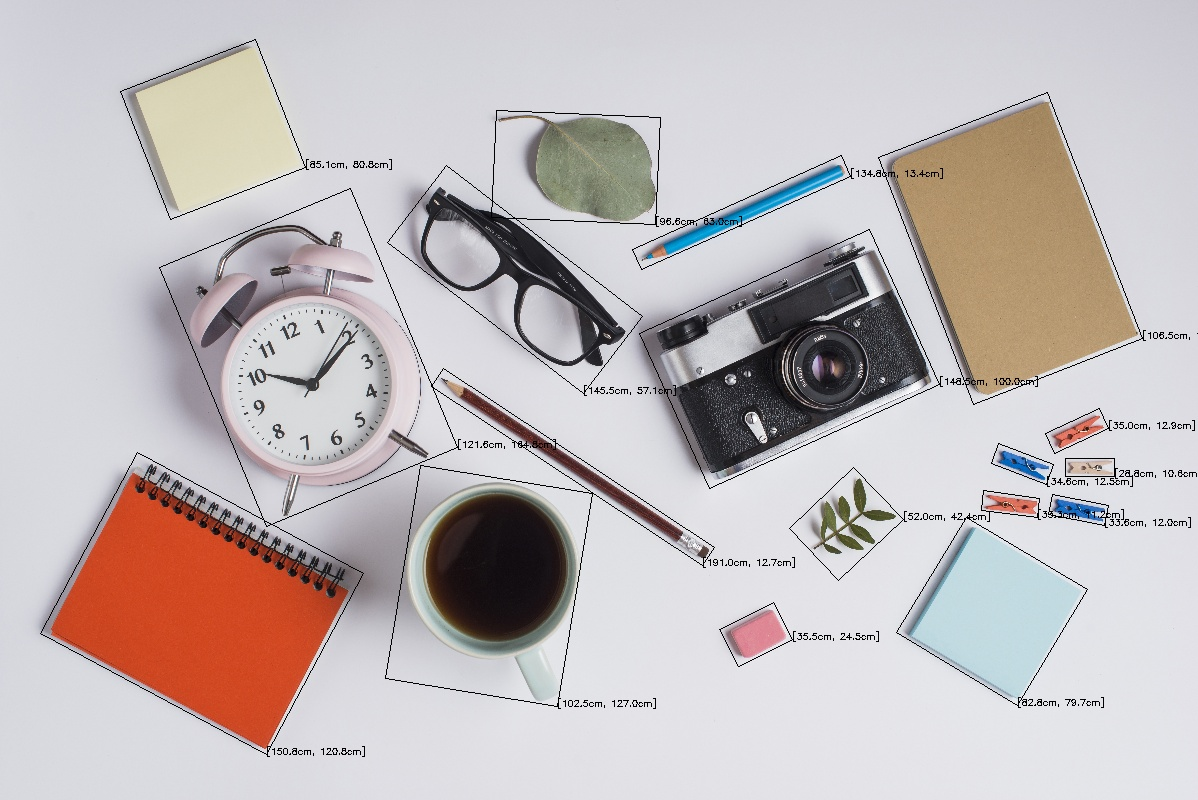
#> input picture Detecting and measuring objects/solution.jpg, 1198 x 800 px, given in place of cenital.jpg, which was not available
$ jupyter execute detecting_and_measuring_objects.ipynb   (shell and % lines are left out)
#> lines starting #> are read from the running program, lines starting #| are printed output that depends on the picture; after the words box and inside, x2 and y2 are one past the last pixel; in counts of white or black regions, pixels touching at a corner belong together; pictures that were not available may be replaced by others from this repository, and a replacement may not be noted
[cell 1]
# Reset all variables without asking for confirmation

# Importing Libraries

# Importing the 'euclidean' function from the 'scipy.spatial.distance' module
from scipy.spatial.distance import euclidean

# Importing 'perspective' and 'contours' modules from 'imutils'
from imutils import perspective
from imutils import contours

# Importing 'numpy' library and aliasing it as 'np'
import numpy as np

# Importing 'imutils' library
import imutils

# Importing 'cv2' (OpenCV) library for computer vision tasks
import cv2

# Define the path to the input image
img_path = "images/cenital.jpg"

[cell 2]
# Read the image from the specified path
image = cv2.imread(img_path)
#> image is the input picture: shape (800, 1198, 3); mean B, G, R 187.5, 187, 194.6

# Get the width, height, and number of color channels in the image
height, width, _ = image.shape
#> height = 800; width = 1198

# Calculate the aspect ratio of the image
aspect_ratio = width / height
#> aspect_ratio = 1.5

# Define the desired height for resizing
desired_height = 800

# Calculate the corresponding width to maintain the original aspect ratio
desired_width = int(desired_height * aspect_ratio)
#> desired_width = 1198

# Resize the image to the desired dimensions
image = cv2.resize(image, (desired_width, desired_height))

# Convert the image from the BGR color space to the HSV color space
hsv_image = cv2.cvtColor(image, cv2.COLOR_BGR2HSV)
#> hsv_image: shape (800, 1198, 3); mean H, S, V 106.8, 29.3, 200

# Modify the saturation channel to adjust the saturation
saturation_factor = 3  # Adjust this factor to control saturation (e.g., 2.0 for doubling saturation)
hsv_image[:, :, 1] = np.clip(hsv_image[:, :, 1] * saturation_factor, 0, 255).astype(np.uint8)
#> hsv_image: shape (800, 1198, 3); mean H, S, V 106.8, 42.3, 200

# Convert the modified image back to the BGR color space (if needed)
result_image = cv2.cvtColor(hsv_image, cv2.COLOR_HSV2BGR)

# Display the resulting image with adjusted saturation
cv2.imshow('Image with Adjusted Saturation', result_image)
cv2.waitKey(0)
cv2.destroyAllWindows()

[cell 3]
# Apply the Canny edge detection algorithm to the result_image
edged = cv2.Canny(result_image, 120, 250)
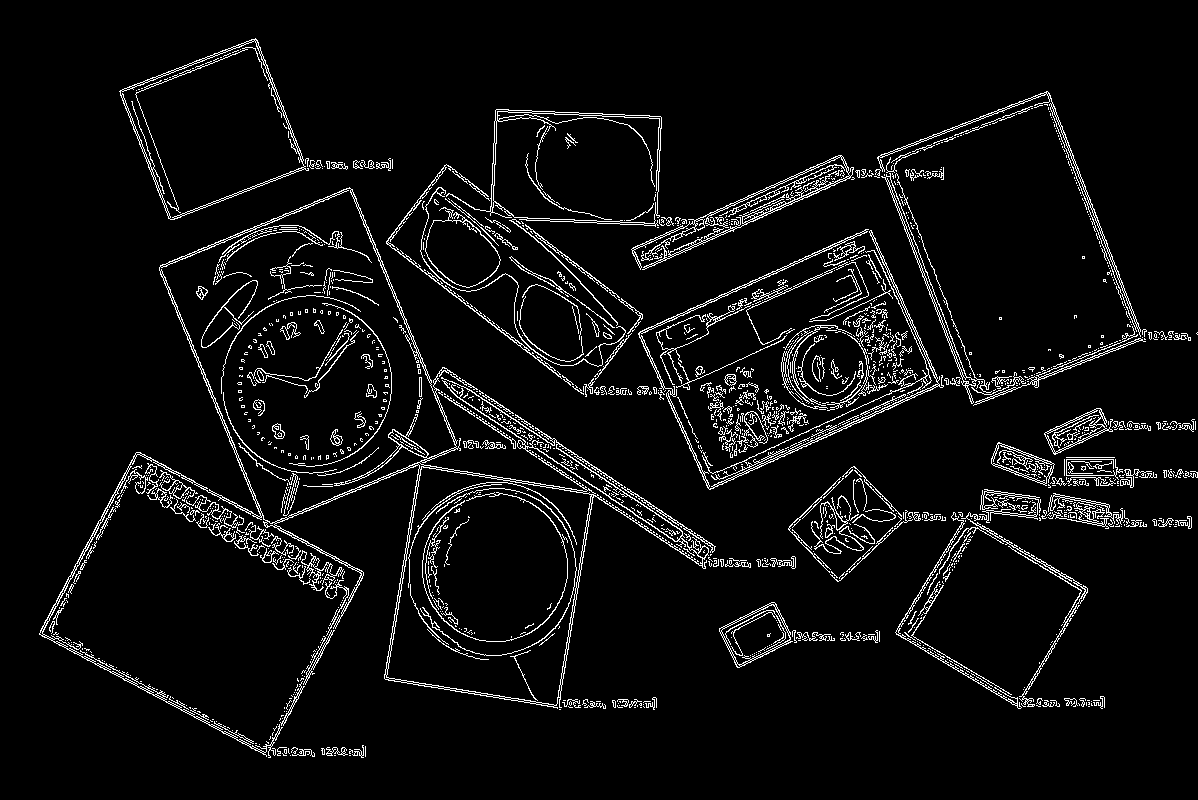
#> edged: shape (800, 1198); 5.4% white in thin lines or dots, all inside (x1, y1, x2, y2) = (39, 38, 1198, 758)

# Dilate the edges to connect nearby edge points for better contour detection
edged = cv2.dilate(edged, None, iterations=4)
#> edged: shape (800, 1198); 27.8% white; 8 white regions, largest, box (x1, y1, x2, y2) and area: (35, 87, 1198, 762) 211598, (784, 404, 1198, 713) 37275, (115, 34, 397, 224) 11308

# Erode the edges to remove noise and make the contours smoother
edged = cv2.erode(edged, None, iterations=2)
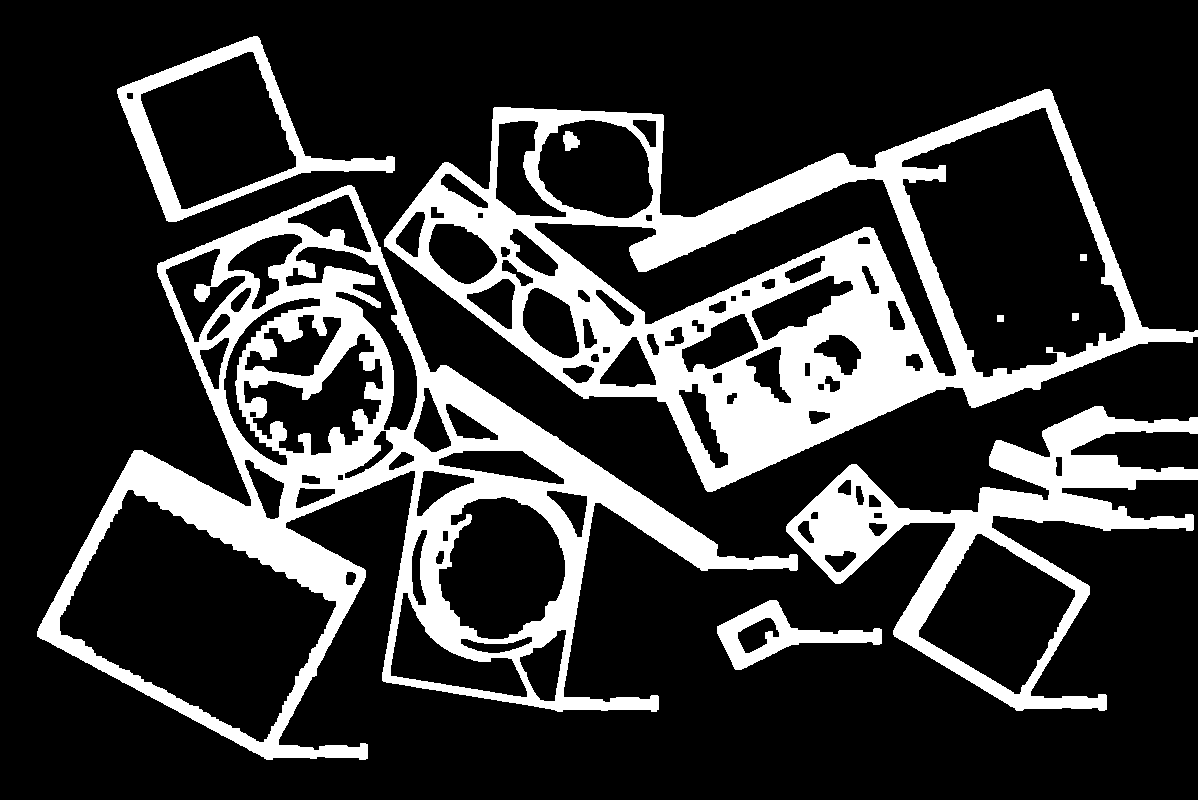
#> edged: shape (800, 1198); 21.5% white; 9 white regions

# Display the original image with adjusted saturation
cv2.imshow('Image with Adjusted Saturation', result_image)
cv2.waitKey(0)

# Display the image with detected edges
cv2.imshow('Image with Edges', edged)
cv2.waitKey(0)

# Close all OpenCV windows
cv2.destroyAllWindows()

[cell 4]
# Find contours in the grayscale image using the Canny edge-detected image
contours, _ = cv2.findContours(edged, cv2.RETR_EXTERNAL, cv2.CHAIN_APPROX_SIMPLE)
#> contours = 5 contours; box (x1, y1, x2, y2) and area: (384, 89, 1198, 492) 175633, (37, 185, 798, 760) 174857, (786, 406, 1198, 711) 43384, (117, 36, 395, 222) 22946, (717, 600, 882, 670) 4311

# Create a copy of the original image to draw contours on
contour_image = image.copy()

# Draw the identified contours in green (color: (0, 255, 0)) with a thickness of 2 pixels
cv2.drawContours(contour_image, contours, -1, (0, 255, 0), 2)
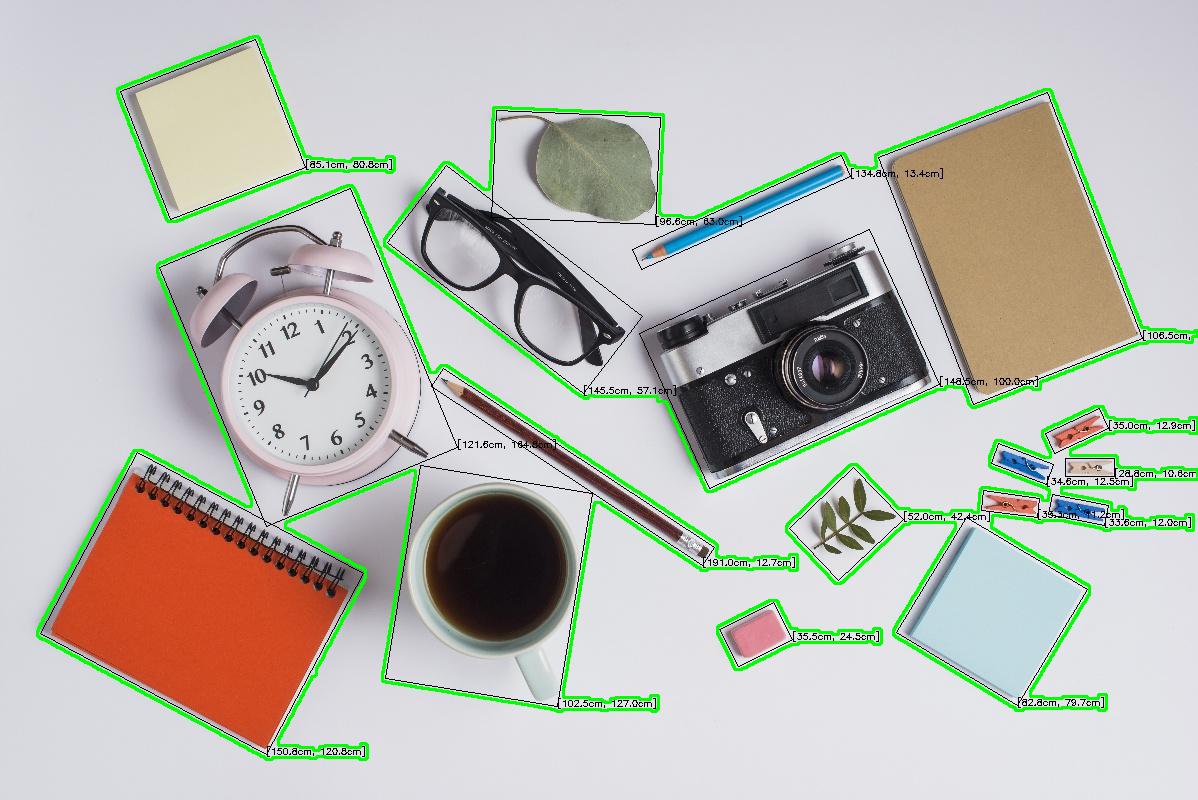
#> contour_image: shape (800, 1198, 3); 3.28% of pixels changed, all inside (x1, y1, x2, y2) = (36, 35, 1198, 761)

# Display the image with drawn contours
cv2.imshow('Image with Contours', contour_image)
cv2.waitKey(0)

# Close all OpenCV windows
cv2.destroyAllWindows()

[cell 5]
# Create a copy of the original image to draw rotated rectangles on
image_with_rotated_rectangles_rot = image.copy()

# Define the conversion factor from pixels to centimeters
pixel_per_cm = 1.7

# Iterate through the identified contours
for cnt in contours:
    # Calculate the minimum area rectangle that encloses the contour
    box = cv2.minAreaRect(cnt)
    box = cv2.boxPoints(box)
    box = np.array(box, dtype="int")
    box = perspective.order_points(box)
    (tl, tr, br, bl) = box

    # Draw the rotated rectangle on the image in black with a thickness of 1 pixel
    cv2.drawContours(image_with_rotated_rectangles_rot, [box.astype("int")], -1, (0, 0, 0), 1)

    # Calculate the midpoints of the horizontal and vertical sides of the rectangle
    mid_pt_horizontal = (tl[0] + int(abs(tr[0] - tl[0]) / 2), tl[1] + int(abs(tr[1] - tl[1]) / 2))
    mid_pt_vertical = (tr[0] + int(abs(tr[0] - br[0]) / 2), tr[1] + int(abs(tr[1] - br[1]) / 2))

    # Calculate the width and height of the rectangle in centimeters
    width_cm = euclidean(tl, tr) / pixel_per_cm
    height_cm = euclidean(tr, br) / pixel_per_cm

    # Add a text label indicating the width and height in centimeters at the bottom-right corner of the rectangle
    cv2.putText(image_with_rotated_rectangles_rot, f"[{width_cm:.1f}cm, {height_cm:.1f}cm]", (int(br[0]), int(br[1])),
                cv2.FONT_HERSHEY_SIMPLEX, 0.3, (0, 0, 0), 1)
#> this loop made 5 passes
#> (tl, tr, br, bl, mid_pt_horizontal, mid_pt_vertical, width_cm, height_cm) on passes 1 to 5: ([712, 610], [872, 581], [883, 643], [724, 672], (792, 624), (877, 612), 95.65, 37.04), ([786, 406], [1197, 406], [1197, 710], [786, 710], (991, 406), (1197, 558), 241.8, 178.8), ([275, 121], [803, 560], [453, 982], [-74, 543], (539, 340), (978, 771), 403.9, 322.5), ([379, 110], [1188, 84], [1201, 474], [392, 501], (783, 123), (1194, 279), 476.1, 229.5), ([111, 68], [360, 11], [397, 170], [147, 227], (235, 96), (378, 90), 150.3, 96.03)
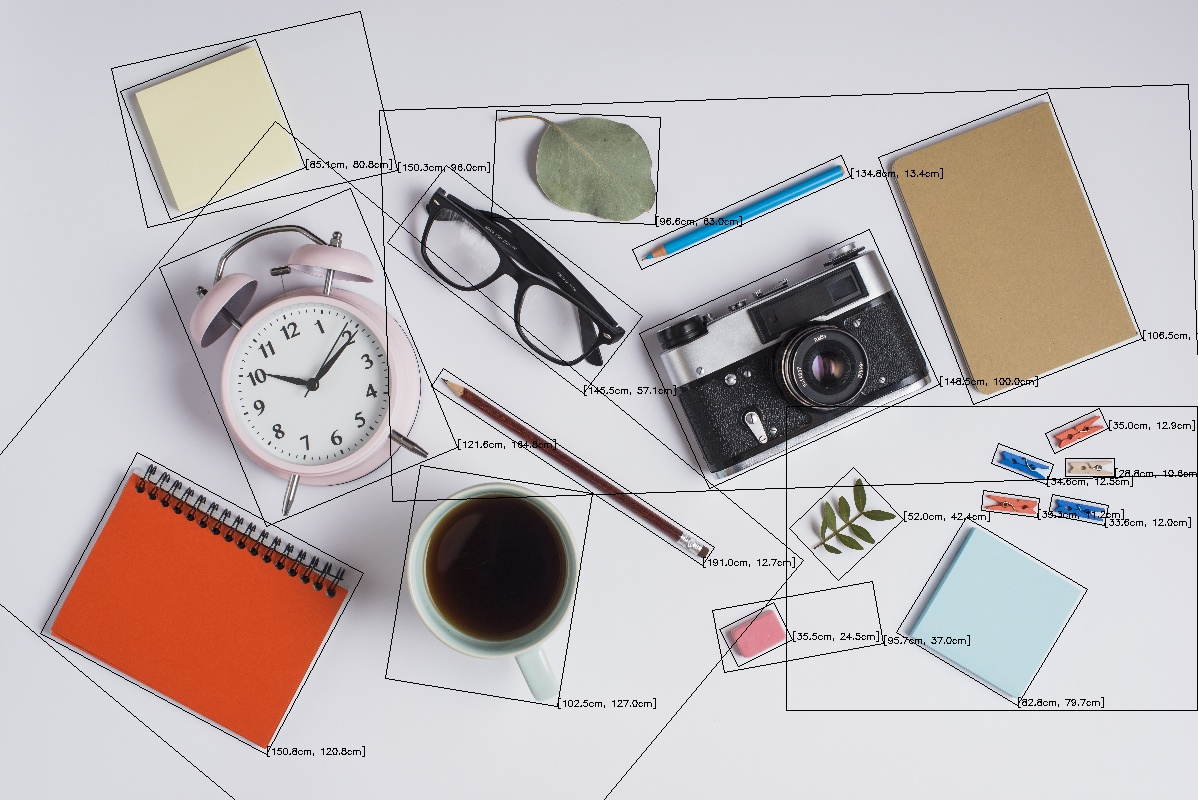
#> image_with_rotated_rectangles_rot: shape (800, 1198, 3); 0.7% of pixels changed, all inside (x1, y1, x2, y2) = (0, 11, 1198, 800)

# Save the image with drawn rectangles as a .jpg file
output_file = 'solution.jpg'
cv2.imwrite(output_file, image_with_rotated_rectangles_rot)

# Display the image with drawn rectangles
cv2.imshow('Image with Rotated Rectangles', image_with_rotated_rectangles_rot)
cv2.waitKey(0)

# Close all OpenCV windows
cv2.destroyAllWindows()
